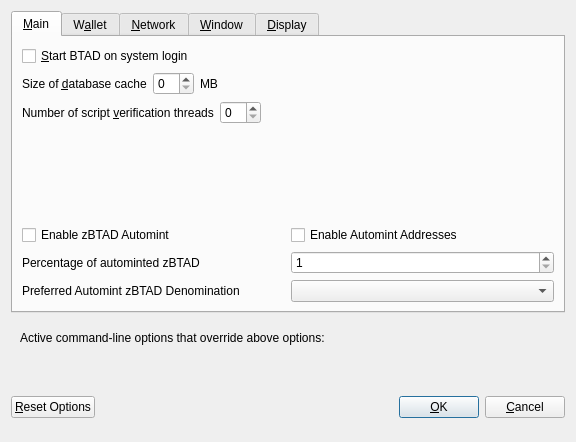
<?xml version="1.0" encoding="UTF-8"?>
<ui version="4.0">
 <class>OptionsDialog</class>
 <widget class="QDialog" name="OptionsDialog">
  <property name="geometry">
   <rect>
    <x>0</x>
    <y>0</y>
    <width>576</width>
    <height>442</height>
   </rect>
  </property>
  <property name="windowTitle">
   <string>Options</string>
  </property>
  <property name="modal">
   <bool>true</bool>
  </property>
  <layout class="QVBoxLayout" name="verticalLayout">
   <item>
    <widget class="QTabWidget" name="tabWidget">
     <property name="currentIndex">
      <number>0</number>
     </property>
     <widget class="QWidget" name="tabMain">
      <attribute name="title">
       <string>&amp;Main</string>
      </attribute>
      <layout class="QVBoxLayout" name="verticalLayout_Main">
       <item>
        <widget class="QCheckBox" name="bitcoinAtStartup">
         <property name="toolTip">
          <string>Automatically start BTAD after logging in to the system.</string>
         </property>
         <property name="text">
          <string>&amp;Start BTAD on system login</string>
         </property>
        </widget>
       </item>
       <item>
        <layout class="QHBoxLayout" name="horizontalLayout_2_Main">
         <item>
          <widget class="QLabel" name="databaseCacheLabel">
           <property name="text">
            <string>Size of &amp;database cache</string>
           </property>
           <property name="textFormat">
            <enum>Qt::PlainText</enum>
           </property>
           <property name="buddy">
            <cstring>databaseCache</cstring>
           </property>
          </widget>
         </item>
         <item>
          <widget class="QSpinBox" name="databaseCache"/>
         </item>
         <item>
          <widget class="QLabel" name="databaseCacheUnitLabel">
           <property name="text">
            <string>MB</string>
           </property>
           <property name="textFormat">
            <enum>Qt::PlainText</enum>
           </property>
          </widget>
         </item>
         <item>
          <spacer name="horizontalSpacer_2_Main">
           <property name="orientation">
            <enum>Qt::Horizontal</enum>
           </property>
           <property name="sizeHint" stdset="0">
            <size>
             <width>40</width>
             <height>20</height>
            </size>
           </property>
          </spacer>
         </item>
        </layout>
       </item>
       <item>
        <layout class="QHBoxLayout" name="horizontalLayout_3_Main">
         <item>
          <widget class="QLabel" name="threadsScriptVerifLabel">
           <property name="text">
            <string>Number of script &amp;verification threads</string>
           </property>
           <property name="textFormat">
            <enum>Qt::PlainText</enum>
           </property>
           <property name="buddy">
            <cstring>threadsScriptVerif</cstring>
           </property>
          </widget>
         </item>
         <item>
          <widget class="QSpinBox" name="threadsScriptVerif">
           <property name="toolTip">
            <string>(0 = auto, &lt;0 = leave that many cores free)</string>
           </property>
          </widget>
         </item>
         <item>
          <spacer name="horizontalSpacer_3_Main">
           <property name="orientation">
            <enum>Qt::Horizontal</enum>
           </property>
           <property name="sizeHint" stdset="0">
            <size>
             <width>40</width>
             <height>20</height>
            </size>
           </property>
          </spacer>
         </item>
        </layout>
       </item>
       <item>
        <spacer name="verticalSpacer_2">
         <property name="orientation">
          <enum>Qt::Vertical</enum>
         </property>
         <property name="sizeHint" stdset="0">
          <size>
           <width>20</width>
           <height>40</height>
          </size>
         </property>
        </spacer>
       </item>
       <item>
        <widget class="QWidget" name="verticalZpivOptionsWidget" native="true">
         <layout class="QVBoxLayout" name="verticalZpivOptionsLayout">
          <property name="margin">
           <number>0</number>
          </property>
          <item>
           <layout class="QHBoxLayout" name="horizontalAutomintingLayout">
            <item>
             <widget class="QCheckBox" name="checkBoxZeromintEnable">
              <property name="toolTip">
               <string>Enable automatic minting of BTAD units to zBTAD</string>
              </property>
              <property name="layoutDirection">
               <enum>Qt::LeftToRight</enum>
              </property>
              <property name="text">
               <string>Enable zBTAD Automint</string>
              </property>
             </widget>
            </item>
            <item>
             <widget class="QCheckBox" name="checkBoxZeromintAddresses">
              <property name="toolTip">
               <string>Enable automatic zBTAD minting from specific addresses</string>
              </property>
              <property name="layoutDirection">
               <enum>Qt::LeftToRight</enum>
              </property>
              <property name="text">
               <string>Enable Automint Addresses</string>
              </property>
             </widget>
            </item>
           </layout>
          </item>
          <item>
           <layout class="QHBoxLayout" name="horizontalZmintPercentageLayout">
            <item>
             <widget class="QLabel" name="percentage_label">
              <property name="toolTip">
               <string>Percentage of incoming BTAD which get automatically converted to zBTAD via Zerocoin Protocol (min: 10%)</string>
              </property>
              <property name="text">
               <string>Percentage of autominted zBTAD</string>
              </property>
             </widget>
            </item>
            <item>
             <widget class="QSpinBox" name="zeromintPercentage">
              <property name="minimum">
               <number>1</number>
              </property>
              <property name="maximum">
               <number>100</number>
              </property>
             </widget>
            </item>
           </layout>
          </item>
          <item>
           <layout class="QHBoxLayout" name="horizontalLayout" stretch="0,0">
            <property name="sizeConstraint">
             <enum>QLayout::SetFixedSize</enum>
            </property>
            <item>
             <widget class="QLabel" name="labelPreferredDenom">
              <property name="maximumSize">
               <size>
                <width>16777215</width>
                <height>16777215</height>
               </size>
              </property>
              <property name="toolTip">
               <string>Wait with automatic conversion to Zerocoin until enough BTAD for this denomination is available</string>
              </property>
              <property name="text">
               <string>Preferred Automint zBTAD Denomination</string>
              </property>
             </widget>
            </item>
            <item>
             <widget class="QComboBox" name="preferredDenom">
              <property name="maximumSize">
               <size>
                <width>16777215</width>
                <height>27</height>
               </size>
              </property>
              <property name="toolTip">
               <string>Wait with automatic conversion to Zerocoin until enough BTAD for this denomination is available</string>
              </property>
              <property name="maxVisibleItems">
               <number>9</number>
              </property>
              <property name="maxCount">
               <number>9</number>
              </property>
             </widget>
            </item>
           </layout>
          </item>
         </layout>
        </widget>
       </item>
      </layout>
     </widget>
     <widget class="QWidget" name="tabWallet">
      <attribute name="title">
       <string>W&amp;allet</string>
      </attribute>
      <layout class="QVBoxLayout" name="verticalLayout_Wallet">
       <item>
        <layout class="QHBoxLayout" name="horizontalLayout_2_Wallet">
         <item>
          <widget class="QLabel" name="labelStakeSplitThresholdText">
           <property name="text">
            <string>Stake split threshold:</string>
           </property>
          </widget>
         </item>
         <item>
          <widget class="QSpinBox" name="spinBoxStakeSplitThreshold">
           <property name="minimum">
            <number>1</number>
           </property>
           <property name="maximum">
            <number>999999</number>
           </property>
          </widget>
         </item>
        </layout>
       </item>
       <item>
        <widget class="QGroupBox" name="groupBox">
         <property name="title">
          <string>Expert</string>
         </property>
         <layout class="QVBoxLayout" name="verticalLayout_2">
          <item>
           <widget class="QCheckBox" name="coinControlFeatures">
            <property name="toolTip">
             <string>Whether to show coin control features or not.</string>
            </property>
            <property name="text">
             <string>Enable coin &amp;control features</string>
            </property>
           </widget>
          </item>
          <item>
           <widget class="QCheckBox" name="showMasternodesTab">
            <property name="toolTip">
             <string>Show additional tab listing all your masternodes in first sub-tab&lt;br/&gt;and all masternodes on the network in second sub-tab.</string>
            </property>
            <property name="text">
             <string>Show Masternodes Tab</string>
            </property>
           </widget>
          </item>
          <item>
           <widget class="QCheckBox" name="spendZeroConfChange">
            <property name="toolTip">
             <string>If you disable the spending of unconfirmed change, the change from a transaction&lt;br/&gt;cannot be used until that transaction has at least one confirmation.&lt;br/&gt;This also affects how your balance is computed.</string>
            </property>
            <property name="text">
             <string>&amp;Spend unconfirmed change</string>
            </property>
           </widget>
          </item>
         </layout>
        </widget>
       </item>
       <item>
        <spacer name="verticalSpacer_Wallet">
         <property name="orientation">
          <enum>Qt::Vertical</enum>
         </property>
         <property name="sizeHint" stdset="0">
          <size>
           <width>20</width>
           <height>40</height>
          </size>
         </property>
        </spacer>
       </item>
      </layout>
     </widget>
     <widget class="QWidget" name="tabNetwork">
      <attribute name="title">
       <string>&amp;Network</string>
      </attribute>
      <layout class="QVBoxLayout" name="verticalLayout_Network">
       <item>
        <widget class="QCheckBox" name="mapPortUpnp">
         <property name="toolTip">
          <string>Automatically open the BTAD client port on the router. This only works when your router supports UPnP and it is enabled.</string>
         </property>
         <property name="text">
          <string>Map port using &amp;UPnP</string>
         </property>
        </widget>
       </item>
       <item>
        <widget class="QCheckBox" name="allowIncoming">
         <property name="toolTip">
          <string>Accept connections from outside</string>
         </property>
         <property name="text">
          <string>Allow incoming connections</string>
         </property>
        </widget>
       </item>
       <item>
        <widget class="QCheckBox" name="connectSocks">
         <property name="toolTip">
          <string>Connect to the BTAD network through a SOCKS5 proxy.</string>
         </property>
         <property name="text">
          <string>&amp;Connect through SOCKS5 proxy (default proxy):</string>
         </property>
        </widget>
       </item>
       <item>
        <layout class="QHBoxLayout" name="horizontalLayout_1_Network">
         <item>
          <widget class="QLabel" name="proxyIpLabel">
           <property name="text">
            <string>Proxy &amp;IP:</string>
           </property>
           <property name="textFormat">
            <enum>Qt::PlainText</enum>
           </property>
           <property name="buddy">
            <cstring>proxyIp</cstring>
           </property>
          </widget>
         </item>
         <item>
          <widget class="QValidatedLineEdit" name="proxyIp">
           <property name="minimumSize">
            <size>
             <width>140</width>
             <height>0</height>
            </size>
           </property>
           <property name="maximumSize">
            <size>
             <width>140</width>
             <height>16777215</height>
            </size>
           </property>
           <property name="toolTip">
            <string>IP address of the proxy (e.g. IPv4: 127.0.0.1 / IPv6: ::1)</string>
           </property>
          </widget>
         </item>
         <item>
          <widget class="QLabel" name="proxyPortLabel">
           <property name="text">
            <string>&amp;Port:</string>
           </property>
           <property name="textFormat">
            <enum>Qt::PlainText</enum>
           </property>
           <property name="buddy">
            <cstring>proxyPort</cstring>
           </property>
          </widget>
         </item>
         <item>
          <widget class="QLineEdit" name="proxyPort">
           <property name="minimumSize">
            <size>
             <width>55</width>
             <height>0</height>
            </size>
           </property>
           <property name="maximumSize">
            <size>
             <width>55</width>
             <height>16777215</height>
            </size>
           </property>
           <property name="toolTip">
            <string>Port of the proxy (e.g. 9050)</string>
           </property>
          </widget>
         </item>
         <item>
          <spacer name="horizontalSpacer_1_Network">
           <property name="orientation">
            <enum>Qt::Horizontal</enum>
           </property>
           <property name="sizeHint" stdset="0">
            <size>
             <width>40</width>
             <height>20</height>
            </size>
           </property>
          </spacer>
         </item>
        </layout>
       </item>
       <item>
        <spacer name="verticalSpacer_Network">
         <property name="orientation">
          <enum>Qt::Vertical</enum>
         </property>
         <property name="sizeHint" stdset="0">
          <size>
           <width>20</width>
           <height>40</height>
          </size>
         </property>
        </spacer>
       </item>
      </layout>
     </widget>
     <widget class="QWidget" name="tabWindow">
      <attribute name="title">
       <string>&amp;Window</string>
      </attribute>
      <layout class="QVBoxLayout" name="verticalLayout_Window">
       <item>
        <widget class="QCheckBox" name="minimizeToTray">
         <property name="toolTip">
          <string>Show only a tray icon after minimizing the window.</string>
         </property>
         <property name="text">
          <string>&amp;Minimize to the tray instead of the taskbar</string>
         </property>
        </widget>
       </item>
       <item>
        <widget class="QCheckBox" name="minimizeOnClose">
         <property name="toolTip">
          <string>Minimize instead of exit the application when the window is closed. When this option is enabled, the application will be closed only after selecting Quit in the menu.</string>
         </property>
         <property name="text">
          <string>M&amp;inimize on close</string>
         </property>
        </widget>
       </item>
       <item>
        <spacer name="verticalSpacer_Window">
         <property name="orientation">
          <enum>Qt::Vertical</enum>
         </property>
         <property name="sizeHint" stdset="0">
          <size>
           <width>20</width>
           <height>40</height>
          </size>
         </property>
        </spacer>
       </item>
      </layout>
     </widget>
     <widget class="QWidget" name="tabDisplay">
      <attribute name="title">
       <string>&amp;Display</string>
      </attribute>
      <layout class="QVBoxLayout" name="verticalLayout_Display">
       <item>
        <layout class="QHBoxLayout" name="horizontalLayout_1_Display">
         <item>
          <widget class="QLabel" name="langLabel">
           <property name="text">
            <string>User Interface &amp;language:</string>
           </property>
           <property name="textFormat">
            <enum>Qt::PlainText</enum>
           </property>
           <property name="buddy">
            <cstring>lang</cstring>
           </property>
          </widget>
         </item>
         <item>
          <widget class="QValueComboBox" name="lang">
           <property name="toolTip">
            <string>The user interface language can be set here. This setting will take effect after restarting BTAD.</string>
           </property>
          </widget>
         </item>
        </layout>
       </item>
       <item>
        <widget class="QLabel" name="label_3">
         <property name="toolTip">
          <string notr="true"/>
         </property>
         <property name="statusTip">
          <string notr="true"/>
         </property>
         <property name="whatsThis">
          <string notr="true"/>
         </property>
         <property name="accessibleName">
          <string notr="true"/>
         </property>
         <property name="text">
          <string>Language missing or translation incomplete? Help contributing translations here:
https://discord.gg/ARRRgQzpdZ</string>
         </property>
         <property name="wordWrap">
          <bool>true</bool>
         </property>
         <property name="openExternalLinks">
          <bool>true</bool>
         </property>
         <property name="textInteractionFlags">
          <set>Qt::TextBrowserInteraction</set>
         </property>
        </widget>
       </item>
       <item>
        <layout class="QHBoxLayout" name="horizontalLayout_2_Display" stretch="0,0">
         <item>
          <widget class="QLabel" name="themeLabel">
           <property name="text">
            <string>User Interface Theme:</string>
           </property>
          </widget>
         </item>
         <item>
          <widget class="QValueComboBox" name="theme"/>
         </item>
        </layout>
       </item>
       <item>
        <widget class="QWidget" name="verticalZpivDisplayWidget" native="true">
         <layout class="QVBoxLayout" name="verticalZpivDisplayLayout">
          <property name="margin">
           <number>0</number>
          </property>
          <item>
           <widget class="Line" name="line">
            <property name="orientation">
             <enum>Qt::Horizontal</enum>
            </property>
           </widget>
          </item>
          <item>
           <layout class="QHBoxLayout" name="horizontalLayout_3_Display">
            <item>
             <widget class="QLabel" name="unitLabel">
              <property name="text">
               <string>Unit to show amounts in:</string>
              </property>
              <property name="textFormat">
               <enum>Qt::PlainText</enum>
              </property>
             </widget>
            </item>
            <item>
             <widget class="QValueComboBox" name="unit">
              <property name="toolTip">
               <string>Choose the default subdivision unit to show in the interface and when sending coins.</string>
              </property>
             </widget>
            </item>
           </layout>
          </item>
          <item>
           <layout class="QHBoxLayout" name="horizontalLayout_4_Display">
            <item>
             <widget class="QLabel" name="digitsLabel">
              <property name="text">
               <string>Decimal digits</string>
              </property>
             </widget>
            </item>
            <item>
             <widget class="QValueComboBox" name="digits"/>
            </item>
           </layout>
          </item>
          <item>
           <layout class="QHBoxLayout" name="horizontalLayout_5_Display">
            <item>
             <widget class="QCheckBox" name="checkBoxHideZeroBalances">
              <property name="toolTip">
               <string>Hide empty balances</string>
              </property>
              <property name="layoutDirection">
               <enum>Qt::LeftToRight</enum>
              </property>
              <property name="text">
               <string>Hide empty balances</string>
              </property>
             </widget>
            </item>
            <item>
             <widget class="QCheckBox" name="checkBoxHideOrphans">
              <property name="toolTip">
               <string>Hide orphan stakes in transaction lists</string>
              </property>
              <property name="text">
               <string>Hide orphan stakes</string>
              </property>
             </widget>
            </item>
            <item>
             <spacer name="horizontalSpacer">
              <property name="orientation">
               <enum>Qt::Horizontal</enum>
              </property>
              <property name="sizeHint" stdset="0">
               <size>
                <width>40</width>
                <height>20</height>
               </size>
              </property>
             </spacer>
            </item>
           </layout>
          </item>
          <item>
           <layout class="QHBoxLayout" name="horizontalLayout_6_Display">
            <item>
             <widget class="QLabel" name="thirdPartyTxUrlsLabel">
              <property name="toolTip">
               <string>Third party URLs (e.g. a block explorer) that appear in the transactions tab as context menu items. %s in the URL is replaced by transaction hash. Multiple URLs are separated by vertical bar |.</string>
              </property>
              <property name="text">
               <string>Third party transaction URLs</string>
              </property>
             </widget>
            </item>
            <item>
             <widget class="QLineEdit" name="thirdPartyTxUrls">
              <property name="toolTip">
               <string>Third party URLs (e.g. a block explorer) that appear in the transactions tab as context menu items. %s in the URL is replaced by transaction hash. Multiple URLs are separated by vertical bar |.</string>
              </property>
             </widget>
            </item>
           </layout>
          </item>
         </layout>
        </widget>
       </item>
       <item>
        <spacer name="verticalSpacer">
         <property name="orientation">
          <enum>Qt::Vertical</enum>
         </property>
         <property name="sizeHint" stdset="0">
          <size>
           <width>20</width>
           <height>40</height>
          </size>
         </property>
        </spacer>
       </item>
      </layout>
     </widget>
    </widget>
   </item>
   <item>
    <widget class="QFrame" name="frame">
     <layout class="QVBoxLayout" name="verticalLayout_Bottom">
      <item>
       <layout class="QHBoxLayout" name="horizontalLayout_Bottom">
        <item>
         <widget class="QLabel" name="overriddenByCommandLineInfoLabel">
          <property name="text">
           <string>Active command-line options that override above options:</string>
          </property>
          <property name="textFormat">
           <enum>Qt::PlainText</enum>
          </property>
         </widget>
        </item>
        <item>
         <spacer name="horizontalSpacer_Bottom">
          <property name="orientation">
           <enum>Qt::Horizontal</enum>
          </property>
          <property name="sizeHint" stdset="0">
           <size>
            <width>40</width>
            <height>20</height>
           </size>
          </property>
         </spacer>
        </item>
       </layout>
      </item>
      <item>
       <widget class="QLabel" name="overriddenByCommandLineLabel">
        <property name="text">
         <string/>
        </property>
        <property name="textFormat">
         <enum>Qt::PlainText</enum>
        </property>
        <property name="wordWrap">
         <bool>true</bool>
        </property>
       </widget>
      </item>
     </layout>
    </widget>
   </item>
   <item>
    <layout class="QHBoxLayout" name="horizontalLayout_Buttons">
     <item>
      <widget class="QPushButton" name="resetButton">
       <property name="toolTip">
        <string>Reset all client options to default.</string>
       </property>
       <property name="text">
        <string>&amp;Reset Options</string>
       </property>
       <property name="autoDefault">
        <bool>false</bool>
       </property>
      </widget>
     </item>
     <item>
      <spacer name="horizontalSpacer_1">
       <property name="orientation">
        <enum>Qt::Horizontal</enum>
       </property>
       <property name="sizeHint" stdset="0">
        <size>
         <width>40</width>
         <height>48</height>
        </size>
       </property>
      </spacer>
     </item>
     <item>
      <widget class="QLabel" name="statusLabel">
       <property name="minimumSize">
        <size>
         <width>200</width>
         <height>0</height>
        </size>
       </property>
       <property name="font">
        <font>
         <weight>75</weight>
         <bold>true</bold>
        </font>
       </property>
       <property name="text">
        <string/>
       </property>
       <property name="textFormat">
        <enum>Qt::PlainText</enum>
       </property>
       <property name="wordWrap">
        <bool>true</bool>
       </property>
      </widget>
     </item>
     <item>
      <spacer name="horizontalSpacer_2">
       <property name="orientation">
        <enum>Qt::Horizontal</enum>
       </property>
       <property name="sizeHint" stdset="0">
        <size>
         <width>40</width>
         <height>48</height>
        </size>
       </property>
      </spacer>
     </item>
     <item>
      <widget class="QPushButton" name="okButton">
       <property name="text">
        <string>&amp;OK</string>
       </property>
       <property name="autoDefault">
        <bool>false</bool>
       </property>
       <property name="default">
        <bool>true</bool>
       </property>
      </widget>
     </item>
     <item>
      <widget class="QPushButton" name="cancelButton">
       <property name="text">
        <string>&amp;Cancel</string>
       </property>
       <property name="autoDefault">
        <bool>false</bool>
       </property>
      </widget>
     </item>
    </layout>
   </item>
  </layout>
 </widget>
 <customwidgets>
  <customwidget>
   <class>QValidatedLineEdit</class>
   <extends>QLineEdit</extends>
   <header>qvalidatedlineedit.h</header>
  </customwidget>
  <customwidget>
   <class>QValueComboBox</class>
   <extends>QComboBox</extends>
   <header>qvaluecombobox.h</header>
  </customwidget>
 </customwidgets>
 <resources/>
 <connections/>
</ui>
